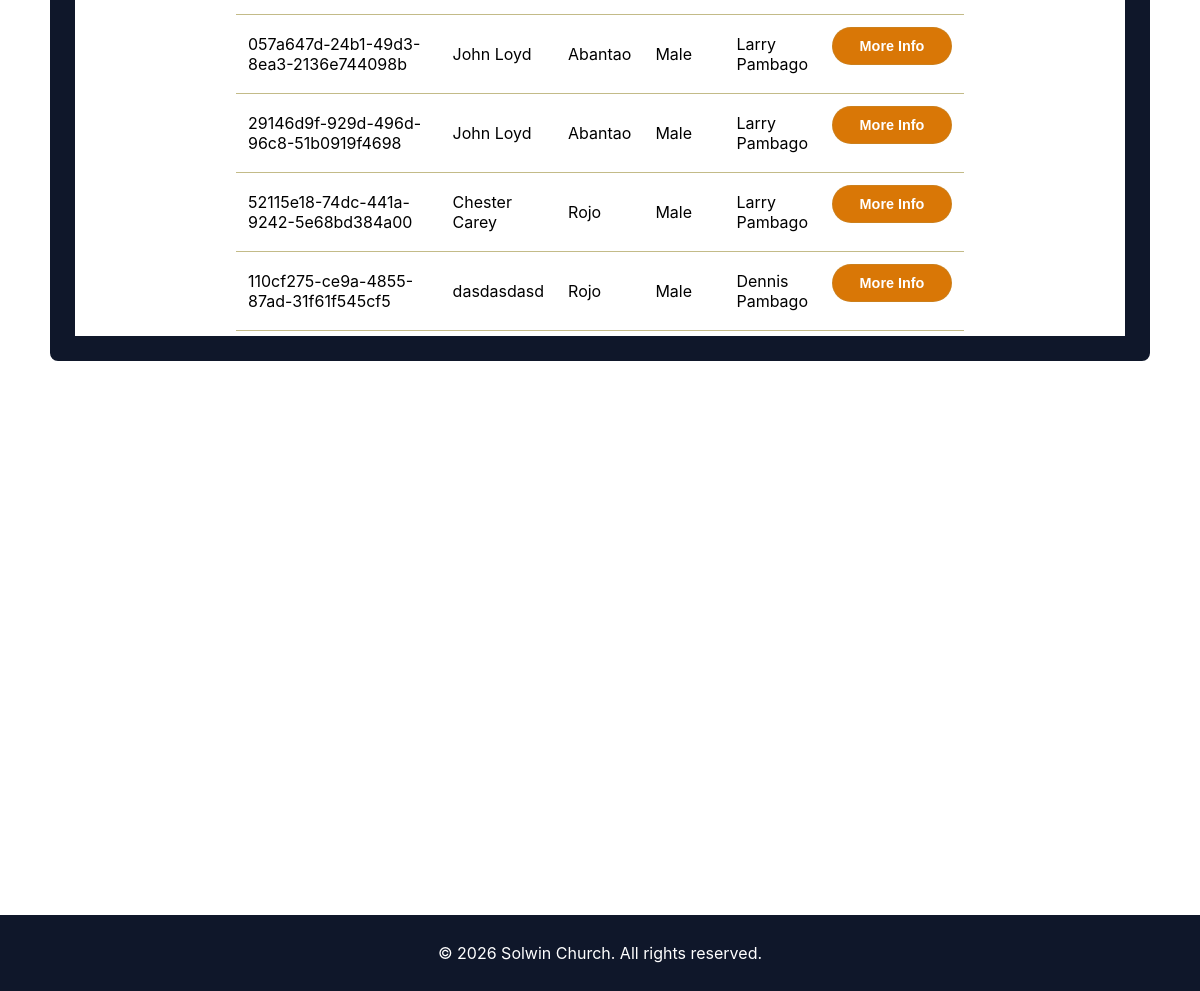
Before: / (lower part) with the older database file.
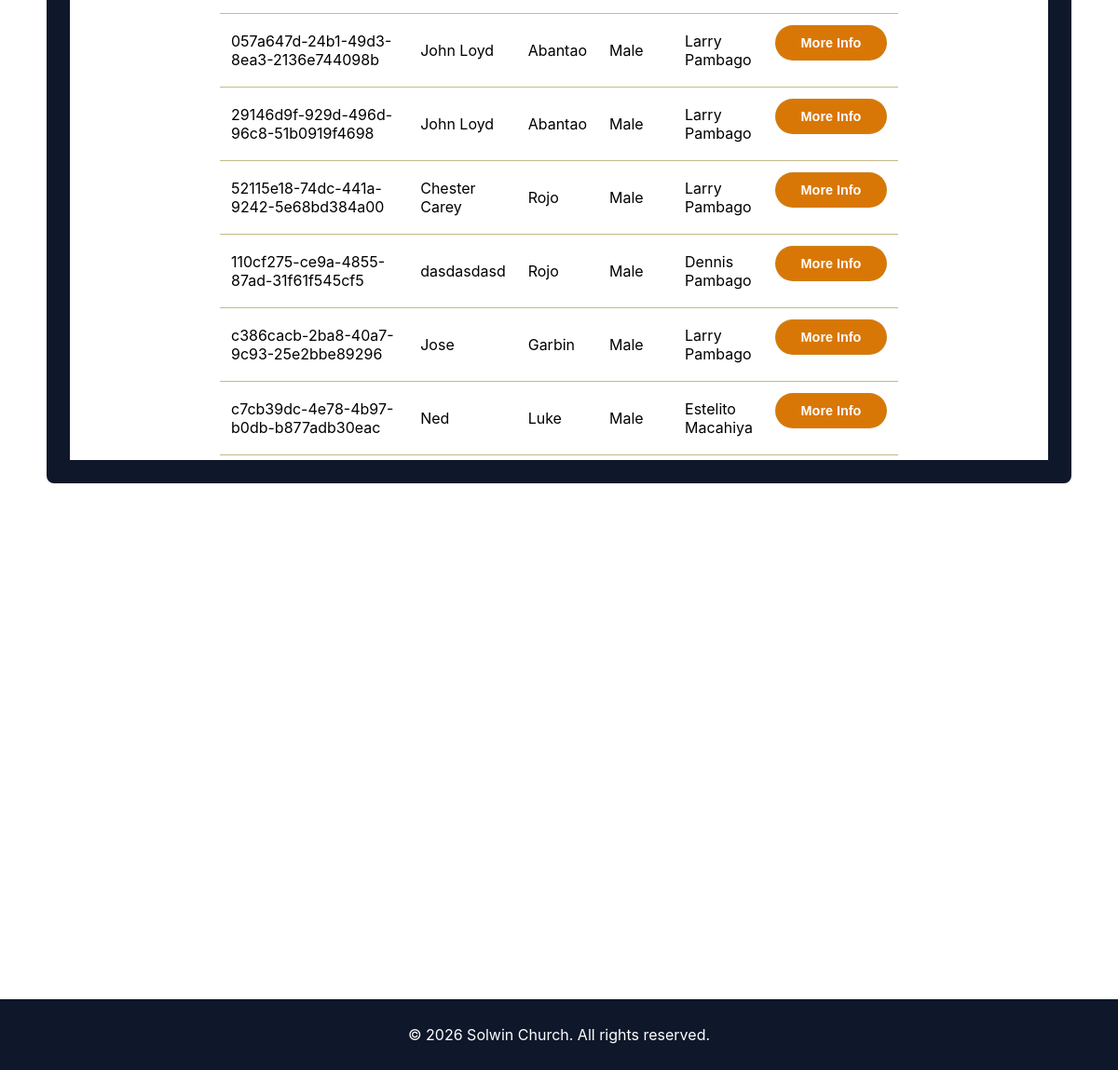
After: the same page with the newer database file.
### tables this page shows
CREATE TABLE tbl_students_main (
    uid TEXT PRIMARY KEY,
    first_name TEXT NOT NULL,
    last_name TEXT NOT NULL,
    gender TEXT NOT NULL,
    netlead_fname TEXT NOT NULL,
    netlead_lname TEXT NOT NULL
, celllead_fname TEXT, celllead_lname TEXT);

### query_config.php (called while the page is built)
<?php return [
    'tables' => [
    'students' => 'tbl_students_main',
    'students_dashboard' => 'tbl_students_dashboard',
    'account' => 'tbl_accounts',
    'remember_tokens' => 'tbl_remember_tokens']
];
?>

### config.php (called while the page is built)
<?php return [
    'host' => 'localhost',
    'db'   => 'db_leadership_development',
    'user' => 'root',
    'password' => '',
    'dbname' => 'db_leadership_development'
];
?>

### database.php (called while the page is built, shortened)
<?php
    class DataBase{
        public function __construct(
        ){
            $this->query_config = require __DIR__ . '/query_config.php';
            $config = require 'config.php';
            $databaseFile = __DIR__ . '/data/db_ld.sqlite';
            $dsn = "sqlite:" . $databaseFile;
            $options = [
            PDO::ATTR_ERRMODE            => PDO::ERRMODE_EXCEPTION,
            PDO::ATTR_DEFAULT_FETCH_MODE => PDO::FETCH_ASSOC,
            PDO::ATTR_EMULATE_PREPARES   => false,
            ];
            try {
                $this->pdo = new PDO($dsn, null, null, $options);
            }
            catch (\PDOException $e) {
                throw new \PDOException($e->getMessage(), (int)$e->getCode());
            }
        }
}
?>

### students_info_class.php (called while the page is built, shortened)
<?php
    require_once 'Database.php';
    class StudentInfo extends Database {
        public function show_students() {
            $sql = "SELECT * FROM `{$this->query_config['tables']['students']}`";
            $stmt = $this->pdo->prepare($sql);
            $stmt->execute();
            $user = $stmt->fetchAll(PDO::FETCH_OBJ);
            return $user;
        }
    }
?>

### index.php (the view, shortened to what this page needs)
<?php
include_once __DIR__ . '/students_info_class.php';
$student_info = new StudentInfo();
$students = $student_info->show_students();
?>
<DOCTYPE html>
<html lang="en">
<head>
    <link rel="stylesheet" href="css/index.css">
</head>
<body>
    <div class = "student-dashboard" id = "student-dashboard">
        <div class = "dashboard-container">
            <table>
            <tbody>
                <?php if ($students && count($students) > 0): ?>
                <?php foreach ($students as $row): ?>
                <tr>
                    <td><?= htmlspecialchars($row->uid) ?></td>
                    <td><?= htmlspecialchars($row->first_name) ?></td>
                    <td><?= htmlspecialchars($row->last_name) ?></td>
                    <td><?= htmlspecialchars($row->gender) ?></td>
                    <td><?= htmlspecialchars($row->netlead_fname . ' ' . $row->netlead_lname) ?></td>
                    <td class="action-cell">
                        <form action="student_dashboard.php" method="POST">
                        <button type="submit" name ="uid" class="action-btn inquire-btn" value = "<?= htmlspecialchars($row->uid) ?>">More Info</button>
                        </form>
                    </td>
                </tr>
                <?php endforeach; ?>
                <?php endif; ?>
                </tbody>
                </table>
        </div>
    </div>
    <div id = "search-results">
    </div>
</body>
 <footer>
        <p>© 2026 Solwin Church. All rights reserved.</p>
    </footer>
</body>
</html>

### css/index.css (style rules this page uses)
body { background-position: center; background-size:cover; background-attachment:fixed; font-family: 'Inter', 'Segoe UI', Roboto, Helvetica, Arial, sans-serif; margin: auto; padding: auto; }
.dashboard-container { border: 25px solid #0F172A; margin: 50px; height: auto; padding: 5px; background-color: #ffff; border-radius: 8px; backdrop-filter: blur(4px); }
table { width: 70%; border-collapse:collapse; font-size: 16px; margin-left: auto; margin-right: auto; }
.action-cell { display: flex; flex-wrap: wrap; gap: 8px; }
.action-btn { display: inline-flex; align-items: center; justify-content: center; gap: 8px; min-width: 120px; padding: 10px 14px; border: 1px solid transparent; border-radius: 999px; background: #D97706; color: #ffffff; font-weight: 700; font-size: 0.9rem; cursor: pointer; transition: transform 0.18s ease, box-shadow 0.18s ease, background-color 0.18s ease, border-color 0.18s ease; }
.inquire-btn { background: #D97706; border-color: rgba(143, 168, 130, 0.18); }
header, footer { background: #0F172A; color: #14180a; }
footer { text-align: center; font-size: medium; position: fixed; bottom: 0; width: 100%; padding: 12px 0; backdrop-filter: blur(4px); color: #ffffff }
#search-results { min-height: calc(100vh - 260px); display: flex; align-items: center; justify-content: center; padding: 20px; }

Changed rows visible on the page:
added tbl_students_main: uid "c386cacb-2ba8-40a7-9c93-25e2bbe89296", first_name "Jose", last_name "Garbin", gender "Male", netlead_fname+netlead_lname "Larry Pambago"
added tbl_students_main: uid "c7cb39dc-4e78-4b97-b0db-b877adb30eac", first_name "Ned", last_name "Luke", gender "Male", netlead_fname+netlead_lname "Estelito Macahiya"
